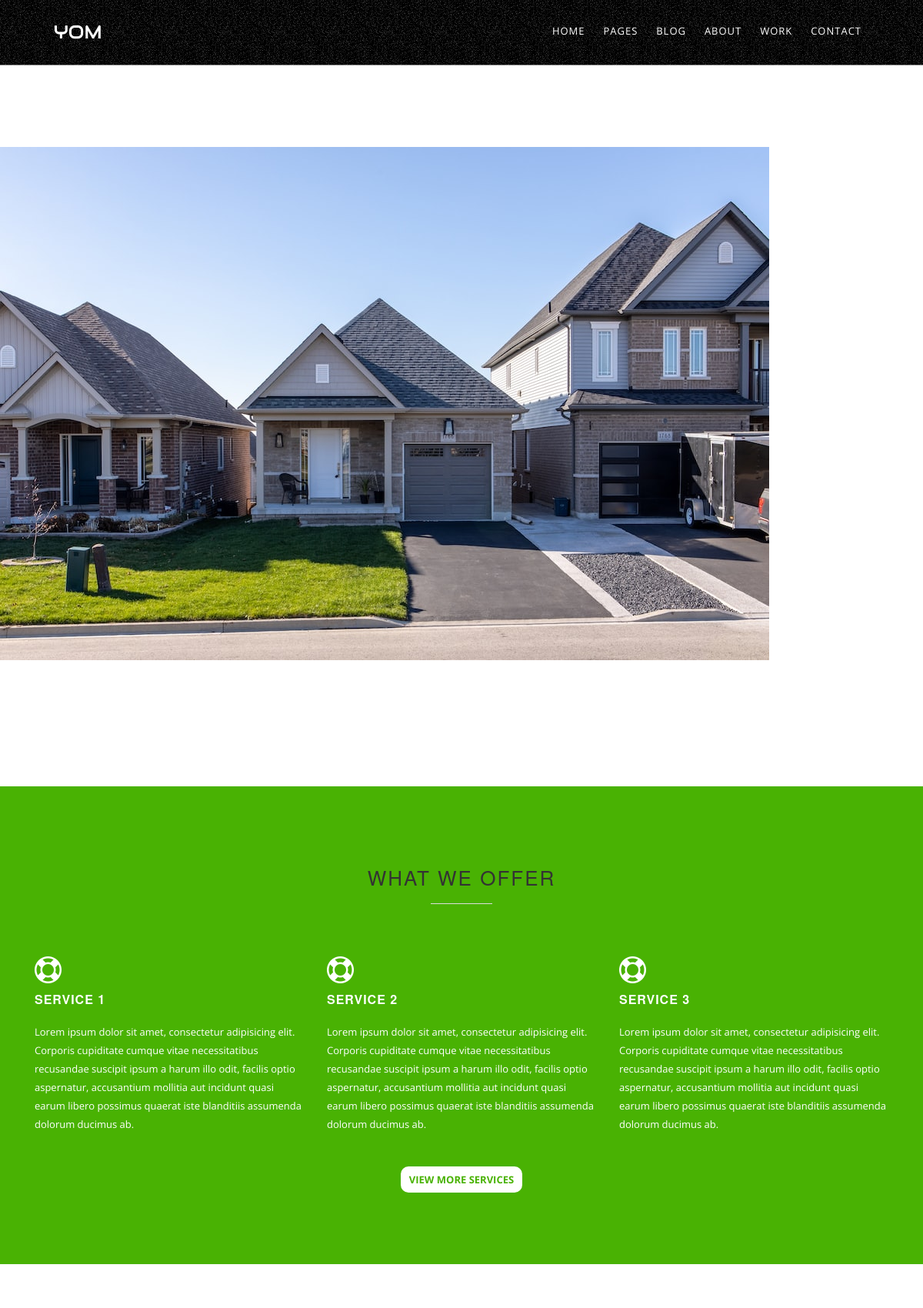
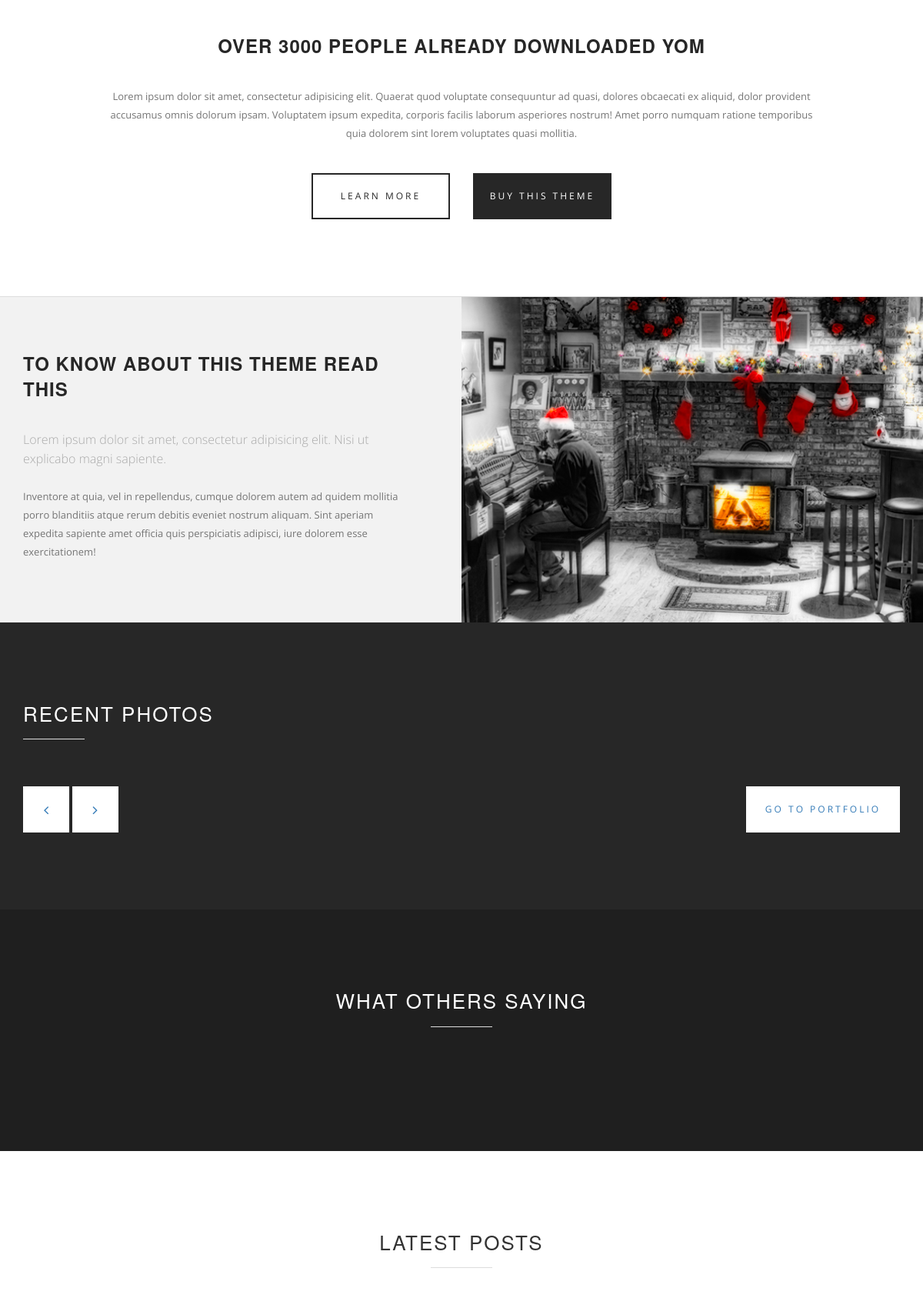
The page / (upper part) on the database its author committed (2 pictures, top to bottom).
### tables this page shows
CREATE TABLE `slider` (
  `ID` int(11) NOT NULL,
  `Title` text NOT NULL,
  `Details` text NOT NULL,
  `Image` blob NOT NULL
);

CREATE TABLE `services` (
  `ID` int(11) NOT NULL,
  `Title` text NOT NULL,
  `Details` text NOT NULL
);

### index.php (the view, shortened to what this page needs)
<?php include_once 'admin/connection.php'; include_once 'header.php';
$sql_select_slider = "select * from `slider`";
$data_slider = mysqli_query($conn,$sql_select_slider);
$sql_select_services = "select * from `services`";
$data_services = mysqli_query($conn,$sql_select_services);
$count=0;
?>
				<div class="slider">
					<div class="fullwidthbanner-container">
						<div class="fullwidthbanner">
							<ul>
						<?php while ($row_slider = mysqli_fetch_assoc($data_slider)) {  ?>
								<li class="first-slide" data-transition="fade" data-slotamount="10" data-masterspeed="300">
									<img src="admin/image/<?php echo $row_slider['Image']; ?>" data-fullwidthcentering="on" alt="slide">
								</li>
						<?php } ?>
							</ul>
						</div>
					</div>
				</div>
				<section class="services green">
					<div class="container">
						<div class="section-heading">
							<h2>What We Offer</h2>
							<div class="section-dec"></div>
						</div>
						<a href="services.php" title="View All Services">
						<?php while ($row_services = mysqli_fetch_assoc($data_services)) { ?>
							<div class="service-item col-md-4">
								<span><i class="fa fa-support"></i></span>
								<div class="tittle"><h3><?php echo $row_services['Title']; ?></h3></div>
								<p><?php echo $row_services['Details']; ?></p>
							</div>
						<?php $count++; if($count==3){$count=0; break;} } ?>
						</a>
					</div>
					<div class="container">
						<div class="view_more_service">
							<a href="services.php" title="View All Services"><span>VIEW MORE SERVICES</span></a>
						</div>
					</div>
				</section>
				<section class="call-to-action-1">
					<div class="container">
						<h4>Over 3000 people already downloaded YOM</h4>
						<p class="col-md-10 col-md-offset-1">Lorem ipsum dolor sit amet, consectetur adipisicing elit. Quaerat quod voluptate consequuntur ad quasi, dolores obcaecati ex aliquid, dolor provident accusamus omnis dolorum ipsam. Voluptatem ipsum expedita, corporis facilis laborum asperiores nostrum! Amet porro numquam ratione temporibus quia dolorem sint lorem voluptates quasi mollitia.</p>
						<div class="buttons">
							<div class="col-md-6 col-sm-6 col-xs-6">
								<div class="border-btn"><a href="contact.php">Learn More</a></div>
							</div>
							<div class="col-md-6 col-sm-6 col-xs-6">
								<div class="btn-black"><a href="contact.php">Buy This Theme</a></div>
							</div>
						</div>
					</div>
				</section>
				<section class="call-to-action-2">
					<div class="container">
					<div class="left-text hidden-xs">
						<h4>To know about this theme read this</h4>
						<p><em>Lorem ipsum dolor sit amet, consectetur adipisicing elit. Nisi ut explicabo magni sapiente.</em><br><br>Inventore at quia, vel in repellendus, cumque dolorem autem ad quidem mollitia porro blanditiis atque rerum debitis eveniet nostrum aliquam. Sint aperiam expedita sapiente amet officia quis perspiciatis adipisci, iure dolorem esse exercitationem!</p>
					</div>
						<div class="right-image hidden-xs"></div>
					</div>
				</section>
				<section class="portfolio">
					<div class="container">
						<div class="section-heading-white">
							<h2>Recent Photos</h2>
							<div class="section-dec"></div>
						</div>
						<div class="row">
							<div class="col-md-12">
							</div>
						</div>
						<div class="owl-navigation">
						  <a class="btn prev fa fa-angle-left"></a>
						  <a class="btn next fa fa-angle-right"></a>
						  <a href="work-3columns.php" class="go-to">Go to portfolio</a>
						</div>
					</div>
				</section>
				<section class="testimonials">
					<div class="container">
						<div class="section-heading">
							<h2 style="color:white;">What Others saying</h2>
							<div class="section-dec"></div>
						</div>
						<div class="row">
							<div class="col-md-12">
							</div>
						</div>
					</div>
				</section>
				<section class="blog-posts">
					<div class="container">
						<div class="section-heading">
							<h2>Latest Posts</h2>
							<div class="section-dec"></div>
						</div>
					</div>
				</section>
<?php include_once 'footer.php'; ?>
<?php include_once 'scripts.php'; ?>

### header.php (shortened to what this page needs)
<!DOCTYPE html>
<html lang="en-US">
<head>
	<link rel="stylesheet" href="files/css/bootstrap.css">
	<link rel="stylesheet" href="files/css/animate.css">
	<link rel="stylesheet" href="files/css/simple-line-icons.css">
	<link rel="stylesheet" href="files/css/font-awesome.min.css">
	<link rel="stylesheet" href="files/css/styles.css">
	<link rel="stylesheet" href="files/rs-plugin/css/settings.css">
</head>
<body>
	<div class="sidebar-menu-container" id="sidebar-menu-container">
		<div class="sidebar-menu-push">
			<div class="sidebar-menu-inner">
				<header class="site-header">
					<div id="main-header" class="main-header header-sticky">
						<div class="inner-header clearfix">
							<div class="logo">
								<a href="index.php">YOM</a>
							</div>
							<nav class="main-navigation pull-right hidden-xs hidden-sm">
								<ul>
									<li><a href="index.php">Home</a></li>
									<li><a href="#" class="has-submenu">Pages</a>
									</li>
									<li><a href="#" class="has-submenu">Blog</a>
									</li>
									<li><a href="about.php">About</a></li>
									<li><a href="#" class="has-submenu">Work</a>
									</li>
									<li><a href="contact.php">Contact</a></li>
								</ul>
							</nav>
						</div>
					</div>
				</header>

### footer.php (shortened to what this page needs)
		</div>
	</div>
</div>

### scripts.php (shortened to what this page needs)
</body>
</html>

### rows shown on the page
slider: Image (picture)
services: Title "SERVICE 1", Details "Lorem ipsum dolor sit amet, consectetur adipisicing elit. Corporis cupiditate cumque vitae necessitatibus recusandae suscipit ipsum a harum illo odit, facilis optio aspernatur, accusantium mollitia aut incidunt quasi earum libero possimus quaerat iste blanditiis assumenda dolorum ducimus ab."
services: Title "SERVICE 2", Details "Lorem ipsum dolor sit amet, consectetur adipisicing elit. Corporis cupiditate cumque vitae necessitatibus recusandae suscipit ipsum a harum illo odit, facilis optio aspernatur, accusantium mollitia aut incidunt quasi earum libero possimus quaerat iste blanditiis assumenda dolorum ducimus ab."
services: Title "SERVICE 3", Details "Lorem ipsum dolor sit amet, consectetur adipisicing elit. Corporis cupiditate cumque vitae necessitatibus recusandae suscipit ipsum a harum illo odit, facilis optio aspernatur, accusantium mollitia aut incidunt quasi earum libero possimus quaerat iste blanditiis assumenda dolorum ducimus ab."
